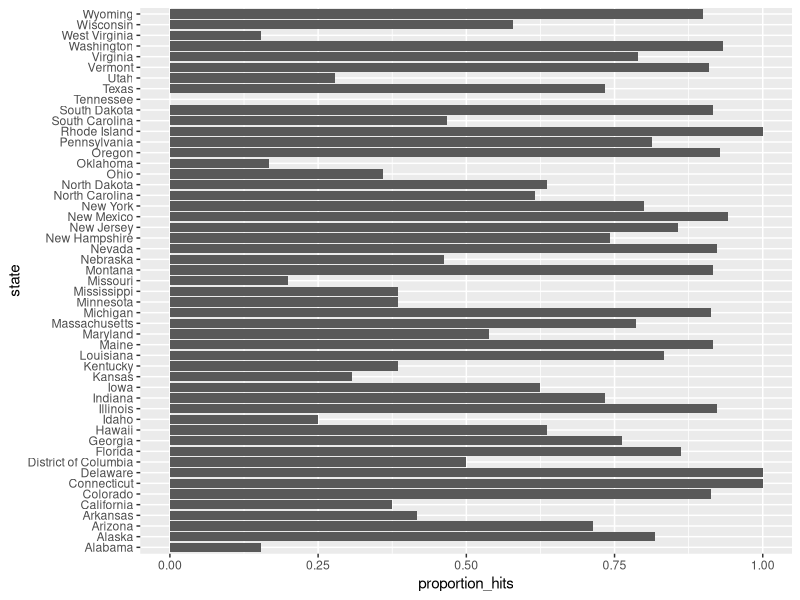
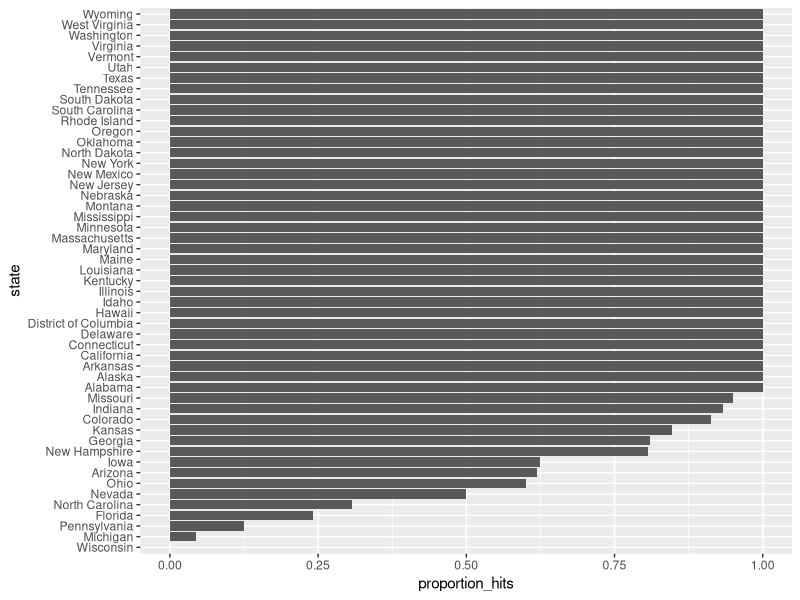
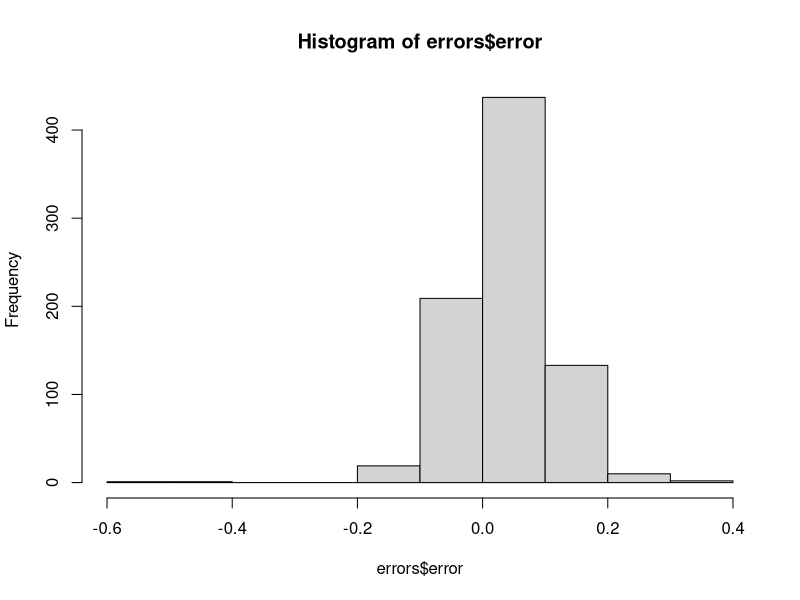
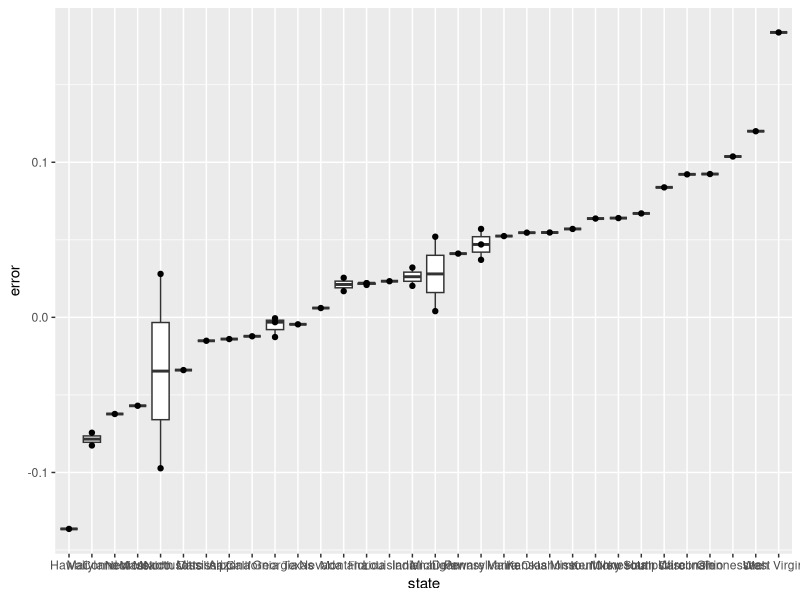
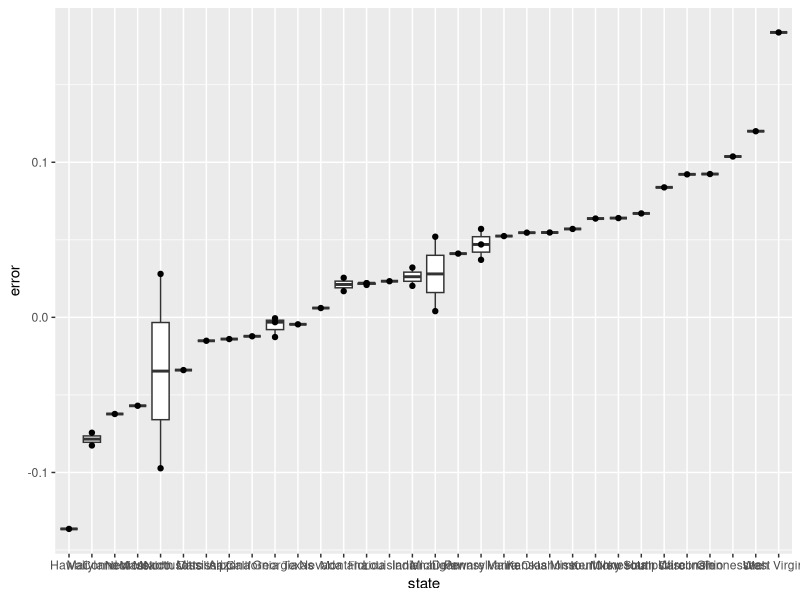

Write R code to recreate these figures, in order.
# Load the libraries and data
library(dplyr)
library(dslabs)
library(ggplot2)
data("polls_us_election_2016")

# Create a table called `polls` that filters by  state, date, and reports the spread
polls <- polls_us_election_2016 %>% 
  filter(state != "U.S." & enddate >= "2016-10-31") %>% 
  mutate(spread = rawpoll_clinton/100 - rawpoll_trump/100)

# Create an object called `cis` that has the columns indicated in the instructions
Z <- qnorm(1-(1-0.95)/2)
cis <- polls %>% mutate(X_hat =(spread+1)/2,  se = 2*sqrt(X_hat*(1-X_hat)/samplesize)  , lower=spread - Z*se, upper=spread + Z*se) %>%
  select(state, startdate, enddate, pollster, grade, spread, lower, upper)
head(cis)

#_____________________________
#ex2 - Compare to Actual Results
# Add the actual results to the `cis` data set
add <- results_us_election_2016 %>% mutate(actual_spread = clinton/100 - trump/100) %>% select(state, actual_spread)
ci_data <- cis %>% mutate(state = as.character(state)) %>% left_join(add, by = "state")

# Create an object called `p_hits` that summarizes the proportion of confidence intervals that contain the actual value. Print this object to the console.
hit <- ci_data %>% mutate(ac_sp_f= (actual_spread >= lower & actual_spread <= upper ))
p_hits <- hit %>% summarise(mean(ac_sp_f))


#_____________________________
#ex3 - Stratify by Pollster and Grade

# The `cis` data have already been loaded for you
add <- results_us_election_2016 %>% mutate(actual_spread = clinton/100 - trump/100) %>% select(state, actual_spread)
ci_data <- cis %>% mutate(state = as.character(state)) %>% left_join(add, by = "state")

# Create an object called `p_hits` that summarizes the proportion of hits for each pollster that has at least 5 polls.
p_hits <- ci_data %>% mutate(hit= (actual_spread >= lower & actual_spread <= upper )) %>% 
  group_by(pollster)%>%  
  filter(n()>=5) %>% 
  summarise(proportion_hits=mean(hit), n=n(), garde=grade[1])   

p_hits %>% arrange(desc(proportion_hits))


p_hits <- ci_data %>% mutate(hit = lower <= actual_spread & upper >= actual_spread) %>% 
  group_by(pollster) %>%
  filter(n() >=  5) %>%
  summarize(proportion_hits = mean(hit), n = n(), grade = grade[1]) %>%
  arrange(desc(proportion_hits))
p_hits
#_____________________________
#ex4 - Stratify by State



# Create an object called `p_hits` that summarizes the proportion of hits for each state that has more than 5 polls.


p_hits <- ci_data %>% mutate(hit = lower <= actual_spread & upper >= actual_spread) %>% 
  group_by(state) %>%
  filter(n() >=  5) %>%
  summarize(proportion_hits = mean(hit), n = n()) %>%
  arrange(desc(proportion_hits))
p_hits
#_____________________________
#ex5 - Plotting Prediction Results


# The `p_hits` data have already been loaded for you. Use the `head` function to examine it.
head(p_hits)

# Make a barplot of the proportion of hits for each state
p_hits %>% ggplot(aes(state , proportion_hits))+
  geom_bar(stat = "identity")+
  coord_flip()
#_____________________________
#ex6 - Predicting the Winner
cis <- ci_data
head(cis)

# Create an object called `errors` that calculates the difference between the predicted and actual spread and indicates if the correct winner was predicted
errors <- cis %>% mutate(errors= spread-actual_spread , hit=(sign(spread)==sign(actual_spread)) )

# Examine the last 6 rows of `errors`
tail(errors)
#_____________________________
#ex7 - Plotting Prediction Results

# Create an object called `errors` that calculates the difference between the predicted and actual spread and indicates if the correct winner was predicted
errors <- cis %>% mutate(error = spread - actual_spread, hit = sign(spread) == sign(actual_spread))

# Create an object called `p_hits` that summarizes the proportion of hits for each state that has 5 or more polls

p_hits <- errors %>% group_by(state) %>% filter(n()>=5) %>% summarise(proportion_hits=mean(hit), n=n()) 


# Make a barplot of the proportion of hits for each state
p_hits %>% mutate(state = reorder(state, proportion_hits)) %>%
  ggplot(aes(x=state,y=proportion_hits))+
  geom_bar(stat = "identity")+
  coord_flip()

#_____________________________
#ex8-Plotting the Errors

# The `errors` data have already been loaded. Examine them using the `head` function.
head(errors)

# Generate a histogram of the error
hist(errors$error)
# Calculate the median of the errors. Print this value to the console.
median(errors$error)
#_____________________________
#ex9-Plotting the Errors

# The `errors` data have already been loaded. Examine them using the `head` function.
head(errors)

# Create a boxplot showing the errors by state for polls with grades B+ or higher
errors %>% filter(grade ==c("A+", "A", "A-","B+")) %>% mutate(state = reorder(state, error)) %>%
  ggplot(aes(x=state,y=error))+
  geom_boxplot()+
  geom_point()
#_____________________________
#ex10-Filter Error Plot ???

# The `errors` data have already been loaded. Examine them using the `head` function.
head(errors)

# Create a boxplot showing the errors by state for states with at least 5 polls with grades B+ or higher

errors %>% filter(grade ==c("A+", "A", "A-","B+")) %>% group_by(state) %>% mutate(n=n()) %>% filter(n >= 1) %>% 
  ungroup %>%
  mutate(state = reorder(state, error)) %>%
  ggplot(aes(x=state,y=error))+
  geom_boxplot()+
  geom_point()
errors
